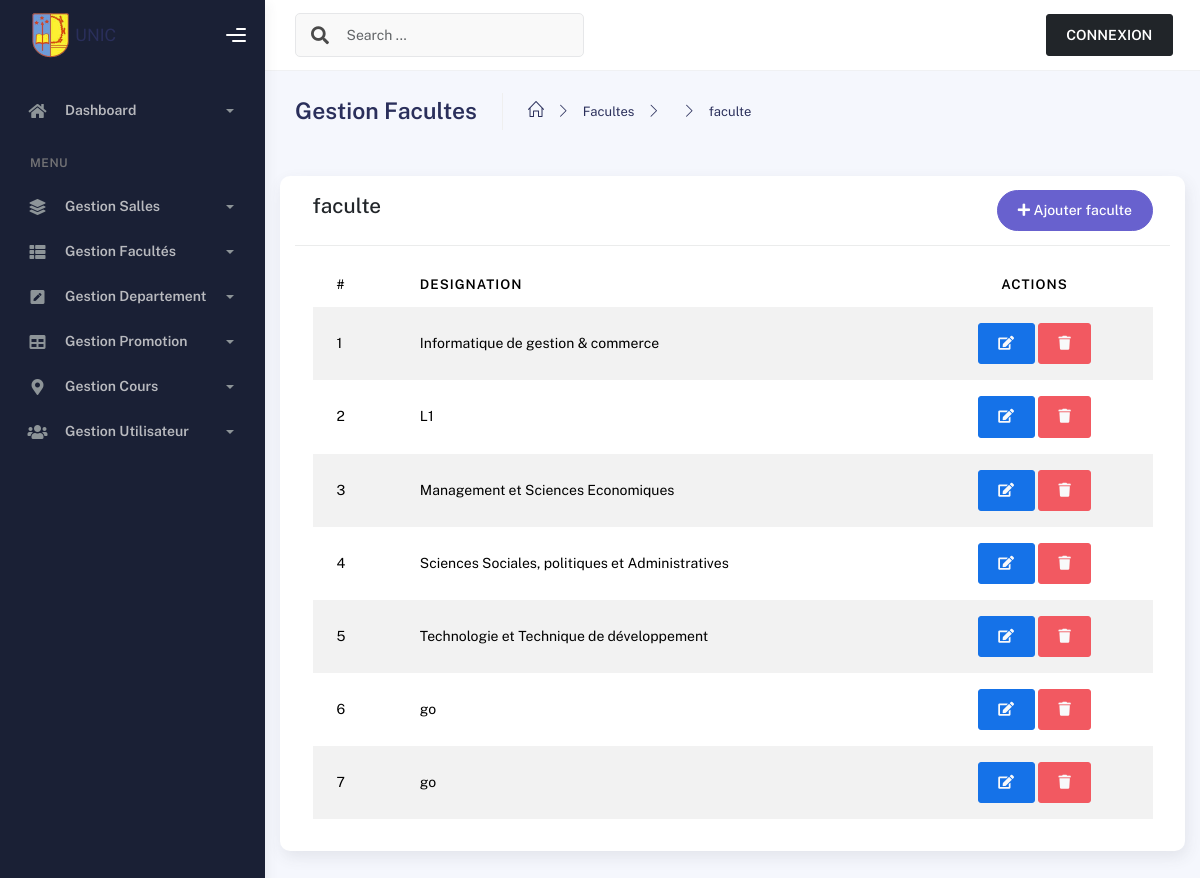
The app's page /faculte/ with its own data.
### facultes/models.py (models this page shows, shortened)
class Faculte(SoftDeleteModel):
    designation = models.CharField(max_length=50)
    class Meta:
        ordering=('designation',)

### facultes/views.py (the view)
# urls.py: path("faculte/", views.faculte_list, name="faculte-list"),
def faculte_list(request):
    context = {
        'facultes': Faculte.objects.all(),
    }
    return render(request, 'facultes/list.html', context)

### templates/facultes/list.html (shortened to what this page needs)
{% extends "../core/index.html" %} {% load static %} {% block content %}
<div class="container">
    <div class="page-inner">
        <div class="page-header mb-0">
            <h3 class="fw-bold mb-1">Gestion Facultes</h3>
            <ul class="breadcrumbs mb-1">
                <li class="nav-home">
                    <a href="#">
                        <i class="icon-home"></i>
                    </a>
                </li>
                <li class="separator">
                    <i class="icon-arrow-right"></i>
                </li>
                <li class="nav-item">
                    <a href="#">Facultes</a>
                </li>
                <li class="separator">
                    <i class="icon-arrow-right"></i>
                </li>
                <li class="separator">
                    <i class="icon-arrow-right"></i>
                </li>
                <li class="nav-item">
                    <a href="#">faculte</a>
                </li>
            </ul>
        </div>
        <div class="row mt-5">
            <div class="col-md-12 card">
                <div class="card-header">
                    <div class="row d-flex justify-content-between">
                        <div class="col-md-6 col-4">
                            <h4>faculte</h4>
                        </div>
                            <div class="col-md-6 col-4 text-end">
                                <button class="btn btn-secondary btn-round" data-bs-toggle="modal" data-bs-target="#modelAddfacultes">
                                    <i class="fa fa-plus" title='ajouter une nouvelle option option'></i> Ajouter faculte
                                </button>
                            </div>
                    </div>
                </div>
                <div class="card-body">
                    <table               id="basic-datatables"
                    class="display table table-striped table-hover">
                        <thead>
                            <tr>
                                <th scope="col">#</th>
                                <th scope="col">Designation</th>
                                <th scope="col" class='text-center'>Actions</th>
                            </tr>
                        </thead>
                        <tbody>
                            {% for faculte in facultes %}
                            <tr>
                                <td>{{ forloop.counter }}
                                </td>
                                <td>{{faculte.designation}}</td>
                                <td class='text-center'>
                                    <button class="btn btn-primary ms-auto launchEditfacultes" data-bs-target="#modelEditerfacultes" data-bs-toggle="modal"  data-id="{{ faculte.id }}"
                                    data-designation="{{faculte.designation}}"
                                    >
                                    <i class="fa fa-edit text-light"></i>
                                </button>
                                    <button class="btn btn-danger launchDeleteModalfacultes"  data-id="{{ faculte.id }}"
                                    >
                                <i class="fa fa-trash text-light "></i>
                            </button>
                                </td>
                            </tr>
                            {% endfor %}
                        </tbody>
                    </table>
                </div>
            </div>
        </div>
    </div>
</div>
{% endblock content %}

### records on screen
Faculte: designation "Informatique de gestion & commerce"
Faculte: designation "L1"
Faculte: designation "Management et Sciences Economiques"
Faculte: designation "Sciences Sociales, politiques et Administratives"
Faculte: designation "Technologie et Technique de développement"
Faculte: designation "go"
Faculte: designation "go"
